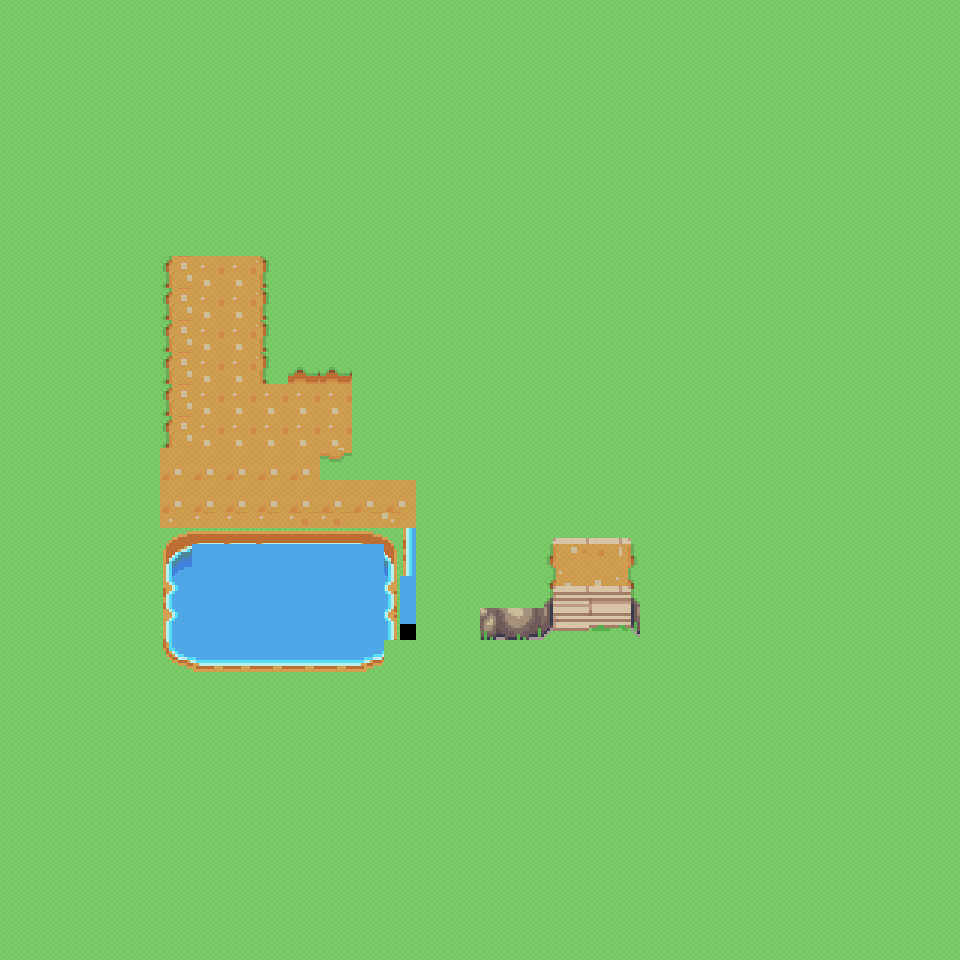

This is a level from a 2D game, rendered from its Tiled map with the project's own tilesets. A one-line summary and the complete map file follow:
An orthogonal 30x30 tile map with 32x32 px tiles, 1 tile layer (Warstwa Kafelków 1).

<map version="1.10" tiledversion="1.12.1" orientation="orthogonal" renderorder="left-up" width="30" height="30" tilewidth="32" tileheight="32" infinite="0" nextlayerid="2" nextobjectid="1">
 <tileset firstgid="1" source="map.tsx" />
 <layer id="1" name="Warstwa Kafelków 1" width="30" height="30">
  <data encoding="csv">
27,27,27,27,27,27,27,27,27,27,27,27,27,27,27,27,27,27,27,27,27,27,27,27,27,27,27,27,27,27,
27,27,27,27,27,27,27,27,27,27,27,27,27,27,27,27,27,27,27,27,27,27,27,27,27,27,27,27,27,27,
27,27,27,27,27,27,27,27,27,27,27,27,27,27,27,27,27,27,27,27,27,27,27,27,27,27,27,27,27,27,
27,27,27,27,27,27,27,27,27,27,27,27,27,27,27,27,27,27,27,27,27,27,27,27,27,27,27,27,27,27,
27,27,27,27,27,27,27,27,27,27,27,27,27,27,27,27,27,27,27,27,27,27,27,27,27,27,27,27,27,27,
27,27,27,27,27,27,27,27,27,27,27,27,27,27,27,27,27,27,27,27,27,27,27,27,27,27,27,27,27,27,
27,27,27,27,27,27,27,27,27,27,27,27,27,27,27,27,27,27,27,27,27,27,27,27,27,27,27,27,27,27,
27,27,27,27,27,27,27,27,27,27,27,27,27,27,27,27,27,27,27,27,27,27,27,27,27,27,27,27,27,27,
27,27,27,27,27,100,145,145,98,27,27,27,27,27,27,27,27,27,27,27,27,27,27,27,27,27,27,27,27,27,
27,27,27,27,27,100,145,145,98,27,27,27,27,27,27,27,27,27,27,27,27,27,27,27,27,27,27,27,27,27,
27,27,27,27,27,100,145,145,98,27,27,27,27,27,27,27,27,27,27,27,27,27,27,27,27,27,27,27,27,27,
27,27,27,27,27,100,145,145,98,73,73,27,27,27,27,27,27,27,27,27,27,27,27,27,27,27,27,27,27,27,
27,27,27,27,27,100,145,145,145,145,145,27,27,27,27,27,27,27,27,27,27,27,27,27,27,27,27,27,27,27,
27,27,27,27,27,100,145,145,145,145,145,27,27,27,27,27,27,27,27,27,27,27,27,27,27,27,27,27,27,27,
27,27,27,27,27,217,217,217,217,217,49,27,27,27,27,27,27,27,27,27,27,27,27,27,27,27,27,27,27,27,
27,27,27,27,27,217,217,217,217,217,217,217,217,27,27,27,27,27,27,27,27,27,27,27,27,27,27,27,27,27,
27,27,27,27,27,241,242,242,242,243,243,244,245,27,27,27,27,208,209,210,27,27,27,27,27,27,27,27,27,27,
27,27,27,27,27,265,290,290,290,290,290,290,269,27,27,27,27,232,233,234,27,27,27,27,27,27,27,27,27,27,
27,27,27,27,27,289,290,290,290,290,290,290,293,27,134,27,27,256,257,258,27,27,27,27,27,27,27,27,27,27,
27,27,27,27,27,313,290,290,290,290,290,290,317,27,134,278,279,280,281,282,27,27,27,27,27,27,27,27,27,27,
27,27,27,27,27,337,338,339,339,339,339,340,134,27,27,27,27,27,27,27,27,27,27,27,27,27,27,27,27,27,
27,27,27,27,27,27,27,27,27,27,27,27,27,27,27,27,27,27,27,27,27,27,27,27,27,27,27,27,27,27,
27,27,27,27,27,27,27,27,27,27,27,27,27,27,27,27,27,27,27,27,27,27,27,27,27,27,27,27,27,27,
27,27,27,27,27,27,27,27,27,27,27,27,27,27,27,27,27,27,27,27,27,27,27,27,27,27,27,27,27,27,
27,27,27,27,27,27,27,27,27,27,27,27,27,27,27,27,27,27,27,27,27,27,27,27,27,27,27,27,27,27,
27,27,27,27,27,27,27,27,27,27,27,27,27,27,27,27,27,27,27,27,27,27,27,27,27,27,27,27,27,27,
27,27,27,27,27,27,27,27,27,27,27,27,27,27,27,27,27,27,27,27,27,27,27,27,27,27,27,27,27,27,
27,27,27,27,27,27,27,27,27,27,27,27,27,27,27,27,27,27,27,27,27,27,27,27,27,27,27,27,27,27,
27,27,27,27,27,27,27,27,27,27,27,27,27,27,27,27,27,27,27,27,27,27,27,27,27,27,27,27,27,27,
27,27,27,27,27,27,27,27,27,27,27,27,27,27,27,27,27,27,27,27,27,27,27,27,27,27,27,27,27,27
</data>
 </layer>
</map>
